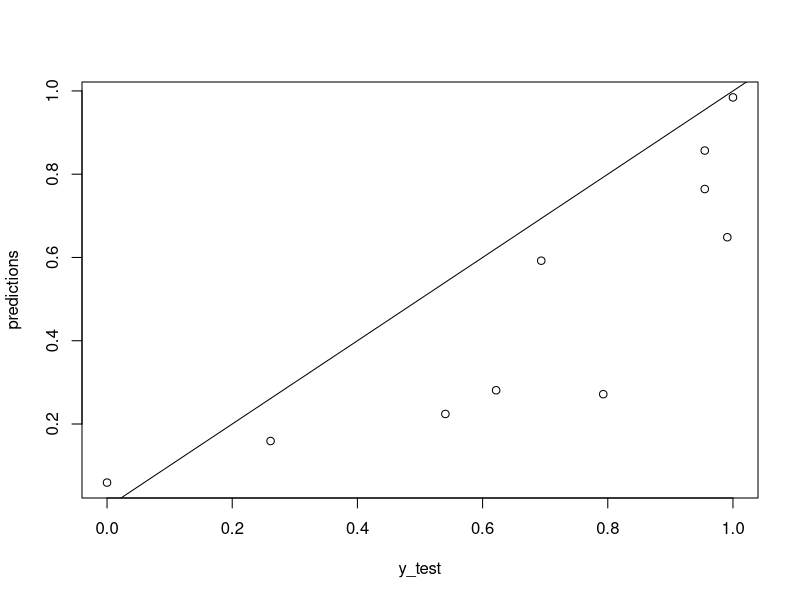

Write the R code that produced this figure.
# Load mtcars dataset
data(mtcars)

# Normalize function
normalize <- function(x) {
  (x - min(x)) / (max(x) - min(x))
}

# Splitting data into training and test sets
set.seed(123)
train_idx <- sample(1:nrow(mtcars), nrow(mtcars)*0.7)

train_data <- mtcars[train_idx, ]
test_data <- mtcars[-train_idx, ]

X_train <- as.matrix(train_data[, c("hp", "wt")])
y_train <- train_data$mpg
X_test <- as.matrix(test_data[, c("hp", "wt")])
y_test <- test_data$mpg

# Normalize data
X_train <- apply(X_train, 2, normalize)
y_train <- normalize(y_train)
X_test <- apply(X_test, 2, normalize)
y_test <- normalize(y_test)

# Initialize parameters
n_input <- 2
n_hidden <- 5
n_output <- 1

W1 <- matrix(runif(n_input * n_hidden, -1, 1), n_input)
b1 <- matrix(runif(n_hidden), n_hidden)
W2 <- matrix(runif(n_hidden * n_output, -1, 1), n_hidden)
b2 <- matrix(runif(n_output), n_output)

sigmoid <- function(z) {
  1 / (1 + exp(-z))
}

sigmoid_prime <- function(z) {
  sigmoid(z) * (1 - sigmoid(z))
}

# Hyperparameters
learning_rate <- 0.01
epochs <- 10000

# Training the network on training data
for(epoch in 1:epochs) {
  z1 <- X_train %*% W1 + matrix(rep(b1, nrow(X_train)), ncol = n_hidden, byrow = TRUE)
  a1 <- sigmoid(z1)
  
  z2 <- a1 %*% W2 + matrix(rep(b2, nrow(X_train)), ncol = n_output, byrow = TRUE)
  a2 <- z2
  
  delta2 <- a2 - y_train
  delta1 <- (delta2 %*% t(W2)) * sigmoid_prime(z1)
  
  W2_gradient <- t(a1) %*% delta2
  b2_gradient <- colSums(delta2)
  
  W1_gradient <- t(X_train) %*% delta1
  b1_gradient <- colSums(delta1)
  
  W2 <- W2 - learning_rate * W2_gradient
  b2 <- b2 - learning_rate * b2_gradient
  
  W1 <- W1 - learning_rate * W1_gradient
  b1 <- b1 - learning_rate * b1_gradient
}

# Prediction function
predict_nn <- function(X) {
  z1 <- X %*% W1 + matrix(rep(b1, nrow(X)), ncol = n_hidden, byrow = TRUE)
  a1 <- sigmoid(z1)
  
  z2 <- a1 %*% W2 + matrix(rep(b2, nrow(X)), ncol = n_output, byrow = TRUE)
  return(z2)
}

# Predict on the test set
predictions <- predict_nn(X_test)

# Calculate RMSE
RMSE <- sqrt(mean((predictions - y_test)^2))

print(RMSE)

plot(y_test, predictions)
abline(a = 0, b = 1)
